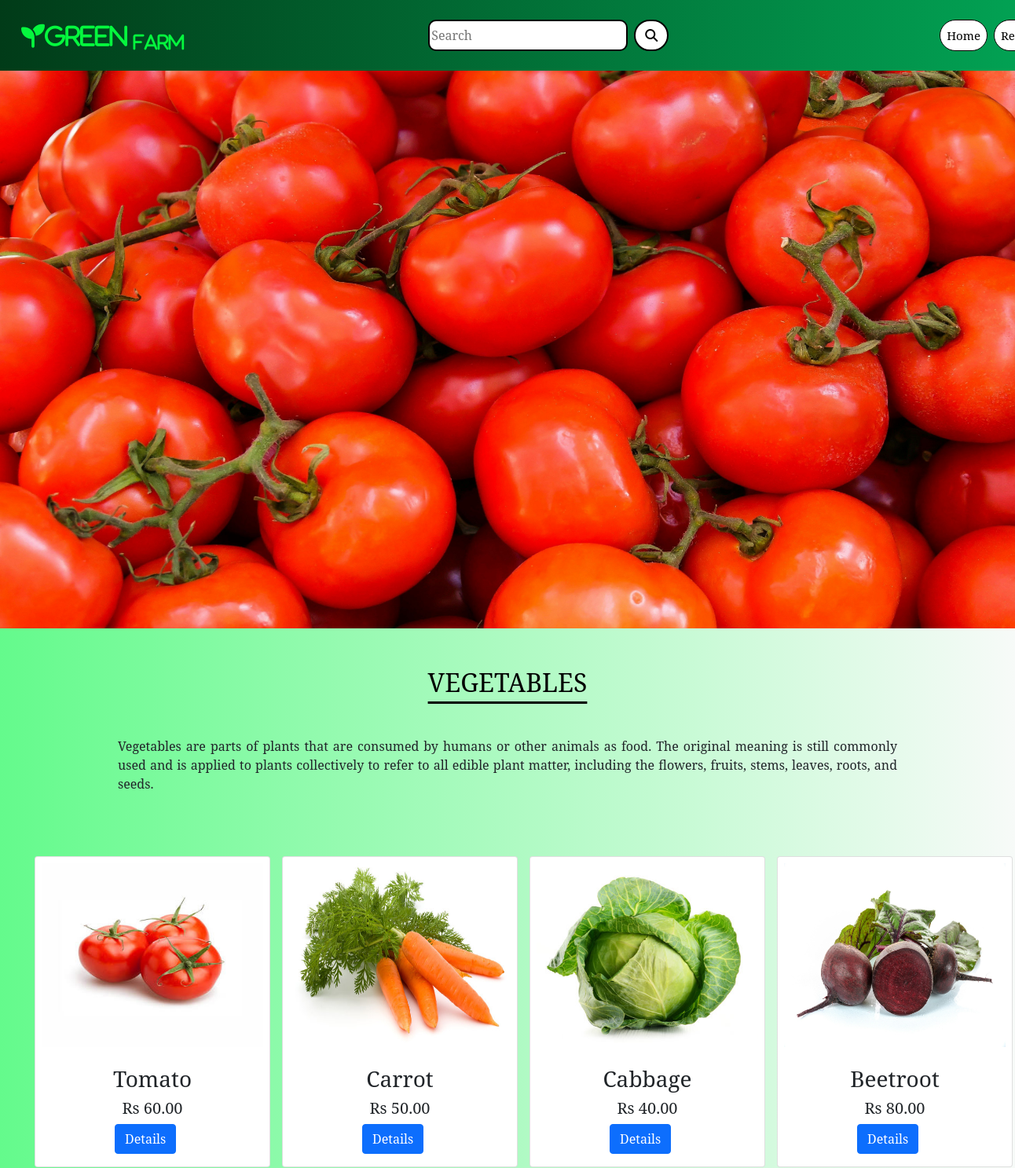
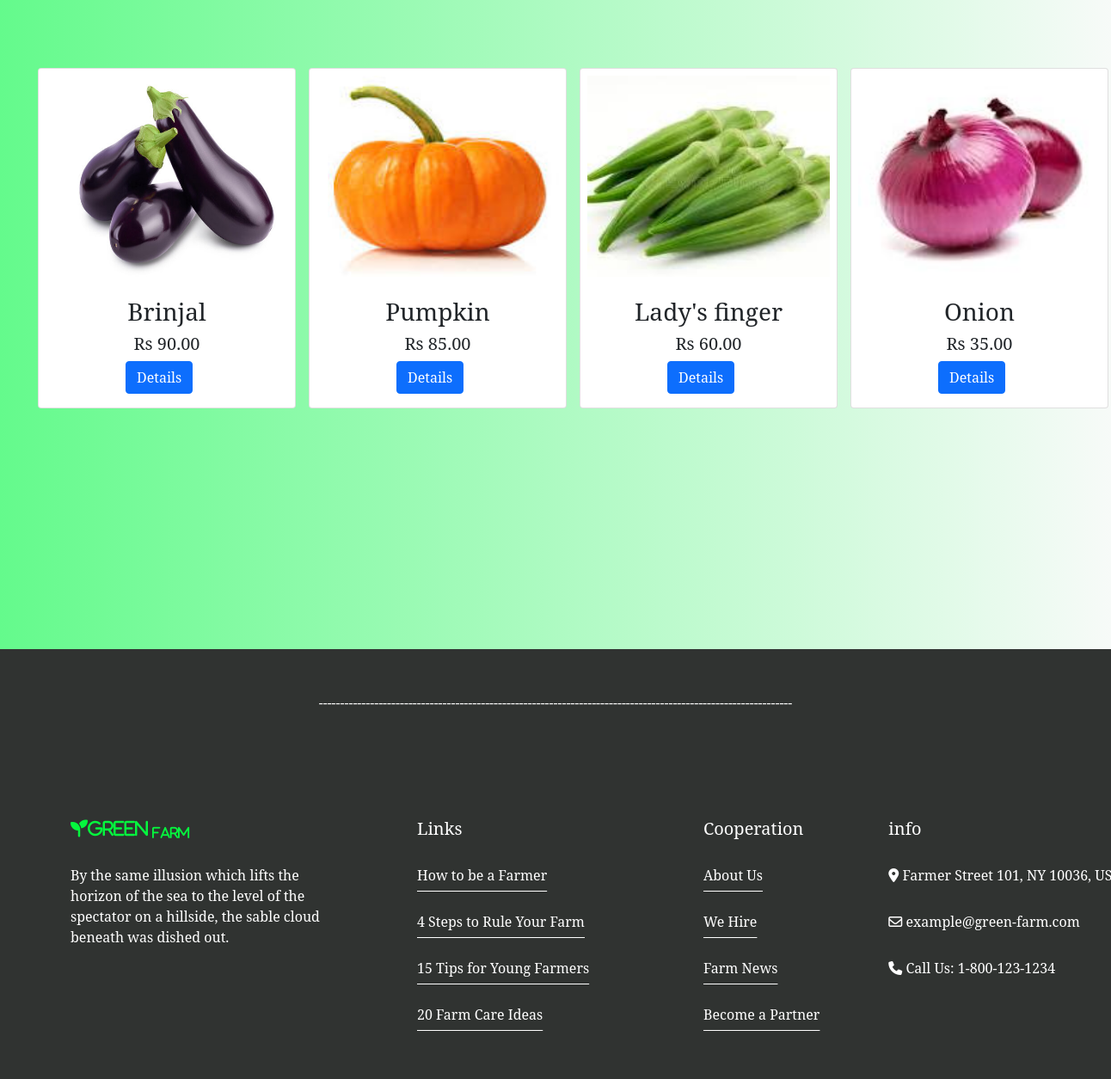
Screenshot of /allproducts/VEGETABLES with the database file from the repository (2 pictures, top to bottom).
### shop/models.py (models this page shows, shortened)
class Category(models.Model):
    name = models.CharField(max_length=200)
    desc = models.TextField()
    image = models.ImageField(upload_to='shop/categories', blank=True, null=True)

class Product(models.Model):
    name = models.CharField(max_length=200)
    desc = models.TextField()
    image = models.ImageField(upload_to='shop/products', blank=True, null=True)
    price = models.DecimalField(max_digits=10, decimal_places=2)
    category = models.ForeignKey(Category, on_delete=models.CASCADE)
    stock = models.IntegerField()
    available = models.BooleanField(default=True)
    created = models.DateTimeField(auto_now_add=True)
    updated = models.DateTimeField(auto_now=True)

### shop/views.py (the view)
# urls.py: path('allproducts/<p>', views.all_products, name="allproducts"),
def all_products(request, p):
    c = Category.objects.get(name=p)
    p = Product.objects.filter(category=c)
    return render(request, 'product.html', {'c': c, 'p': p})

### cart/context_processors.py (called while the page is built)
def product_count(request):
    item_count = 0
    if request.user.is_authenticated:
        u = request.user
    try:
        cart = Cart.objects.filter(user=u)
        for i in cart:
            item_count = item_count + i.quantity
    except:
        item_count = 0
    return {'count': item_count}

### template/product.html
{% extends 'base.html' %}
{% load static %}
{% block content %}
<div style="margin-bottom:80px;">
<img src="{{c.image.url}}" class="card-img-top" height="800px" width="100%">
<h2 style="text-align:center;padding-top:50px;text-decoration:underline;text-underline-offset: 12px;color:black;">{{c.name}}</h2>
    <p style="margin-left:150px;margin-right:150px;margin-top:50px;text-align:justify;">{{c.desc}}</p>
</div>
<div class="container-fluid mt-1" style="margin-bottom:100px;">
    <div class="row" style="margin-left:20px;">
        {% for i in p %}
        <div class="col-sm-3" style="margin-bottom:80px;">
            <div class="card" style="width:300px;">
                <img src="{{i.image.url}}" class="card-img-top p-2" height="250px" width="100%">
                <div class="card-body">
                    <h3 class="card-title text-center">{{i.name}}</h3>
                    <h5 class="text-center">Rs {{i.price}}</h5>
                    <a href="{% url 'shop:detail' i.name %}" class="btn btn-primary" style="position:relative;left:32%">Details</a>
                </div>
            </div>
        </div>
        {% endfor %}
    </div>
</div>
{% endblock %}

### static/css/style2.css (style rules this page uses)
body { font-family: 'Noto Serif', serif; }

### rows the page displays
Category: image (picture), name "VEGETABLES", desc "Vegetables are parts of plants that are consumed by humans or other animals as food. The original meaning is still commonly used and is applied to plants collectively to refer to all edible plant matter, including the flowers, fruits, stems, leaves, roots, and seeds."
Product: image (picture), name "Tomato", price "60.00"
Product: image (picture), name "Carrot", price "50.00"
Product: image (picture), name "Cabbage", price "40.00"
Product: image (picture), name "Beetroot", price "80.00"
Product: image (picture), name "Brinjal", price "90.00"
Product: image (picture), name "Pumpkin", price "85.00"
Product: image (picture), name "Lady's finger", price "60.00"
Product: image (picture), name "Onion", price "35.00"
